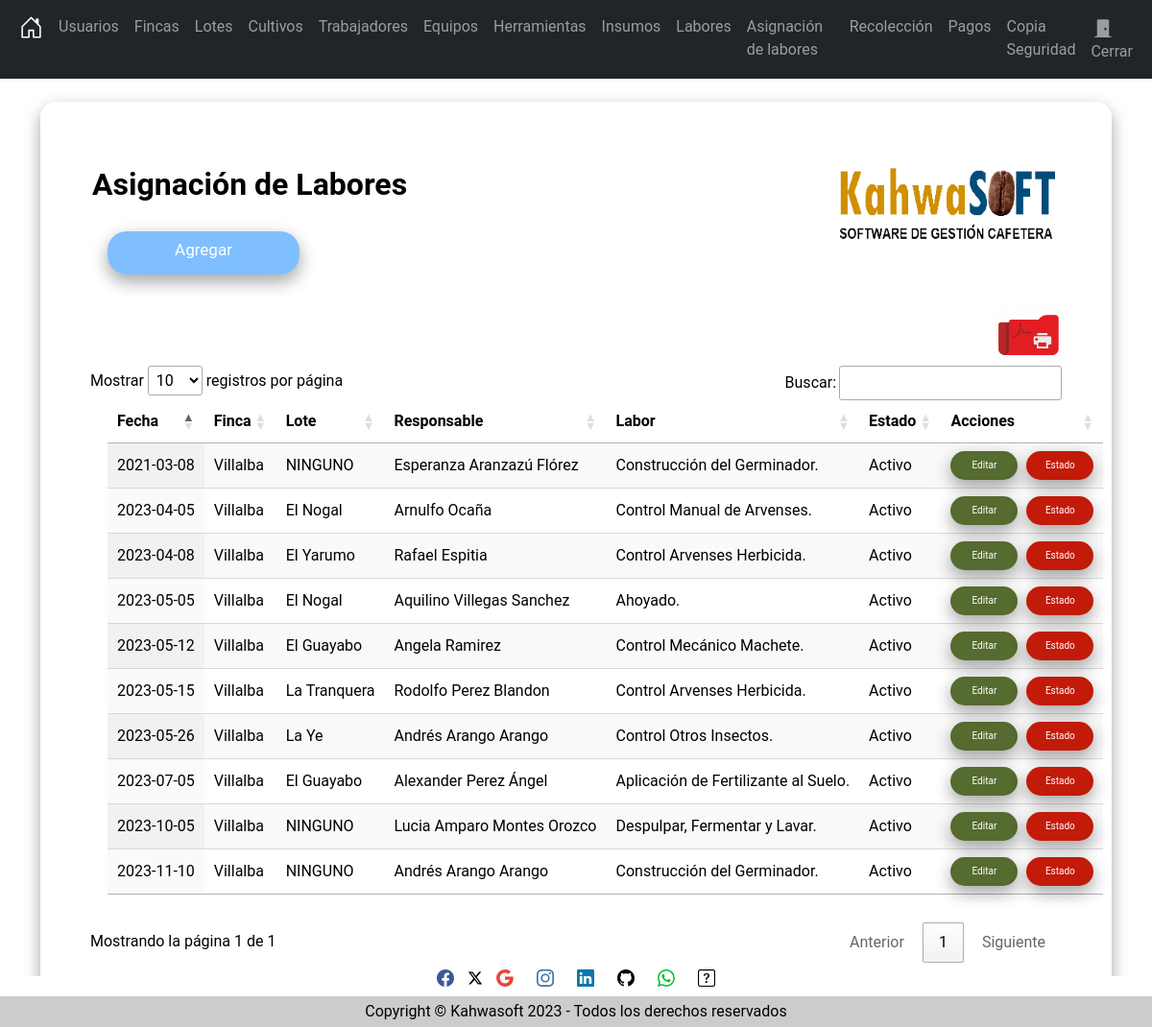
Screenshot of /secciones/PlantillaDeTareas/index.php (signed in) with the database file from the repository.
### tables this page shows
CREATE TABLE `plantillalabores` (
  `Id` int(11) NOT NULL,
  `FechaDeAsignacion` date NOT NULL,
  `Encargado` int(11) NOT NULL,
  `Finca` int(11) NOT NULL,
  `Lote` int(11) NOT NULL,
  `Labor` int(11) NOT NULL,
  `Estado` tinyint(1) NOT NULL
);

### secciones/PlantillaDeTareas/index.php (the view, shortened to what this page needs)
<?php
include("../../bd.php");
$sentencia = $conexion->prepare("SELECT *, (SELECT Nombre FROM trabajadores where trabajadores.Id = plantillalabores.Encargado) as empleado,
	(SELECT Nombredelpredio FROM finca where finca.id = plantillalabores.Finca) as FincaDeTrabajo,
	(SELECT NombreLote FROM lote where lote.Id = plantillalabores.Lote) as LoteDeTrabajo,
	(SELECT labor FROM labores WHERE labores.Id = plantillalabores.Labor) as LaborDeTrabajo
    FROM plantillalabores");
$sentencia->execute();
$asignaciondetareas = $sentencia->fetchall(PDO::FETCH_ASSOC);
?>
<?php include("../../templates/header.php"); ?>
<br />
<div class="card">
    <div class="content">
        <div class="title">
            <h2 id="Titulo"><strong>Asignación de Labores</strong><img src="../../Img/Logo.png" width="230" height="80" align="right"></h2>
        </div>
        <div class="card-body">
            <a name="" id="btncrear" class="btn" title="Agregar" href="crear.php" role="button">Agregar</a>
            <div class="table-responsive-sm">
                <table id="tabla_id" class="display nowrap" style="width:100%">
                    <thead>
                        <tr>
                            <th scope="col">Fecha</th>
                            <th scope="col">Finca</th>
                            <th scope="col">Lote</th>
                            <th scope="col">Responsable</th>
                            <th scope="col">Labor</th>
                            <th scope="col">Estado</th>
                            <th scope="col">Acciones</th>
                        </tr>
                    </thead>
                    <div> <a href="../../secciones/PlantillaDeTareas/reportePDF.php"><img src="../../Img/ImpresoraPDF.png" width="70" height="60" align="right" title="Exportar a PDF" href=""></a>
                    </div>
                    <tbody>
                        <?php foreach ($asignaciondetareas as $tarea) { ?>
                            <tr class="">
                                <td scope="row"><?php echo $tarea['FechaDeAsignacion']; ?></td>
                                <td scope="row"><?php echo $tarea['FincaDeTrabajo']; ?></td>
                                <td scope="row"><?php echo $tarea['LoteDeTrabajo']; ?></td>
                                <td scope="row"><?php echo $tarea['empleado']; ?></td>
                                <td scope="row"><?php echo $tarea['LaborDeTrabajo']; ?></td>
                                <?php if ($tarea['Estado'] == 1) { ?>
                                    <td>Activo</td>
                                <?php } ?>
                                <td> <a id="editar" class="btn" title="Editar" href="editar.php?txtID=<?php echo $tarea['Id']; ?>" role="button">Editar</a>
                                    <a id="borrar" class="btn" title="Estado" href="javascript:borrar(<?php echo $tarea['Id']; ?>);" role="button">Estado</a>
                                </td>
                            </tr>
                        <?php } ?>
                    </tbody>
                </table>
            </div>
        </div>
    </div>
</div>
<?php include("../../templates/footer.php"); ?>
<?php include("../../templates/socfooter.php"); ?>

### Css/Styles.css (style rules this page uses)
body { margin-bottom: 60px; margin: 0; padding: 0; background-image: url(../Img/Fondo.png); background-repeat: no-repeat; background-attachment: fixed; background-size: 100% 100%; font-family: "Roboto", "sans-serif"; height: 100vh; }
.card { width: 100%; max-width: 400%; color: #000000; padding: 50px 35px; border: 1px solid rgba(255, 255, 255, 0.7); background: rgba(255, 255, 255, 0.7); border-radius: 16px; box-shadow: 0 8px 16px 0 rgba(0, 0, 0, 0.2), 0 6px 20px 0 rgba(0, 0, 0, 0.19); }
#btncrear { margin-top: 30px; background: rgba(0, 128, 255, 0.5); border-radius: 20px; box-shadow: 5px 5px #b2babb; color: white; width: 200px; height: 45px; font-size: 17px; margin-top: 5px; margin-right: 5px; margin-bottom: 35px; margin-left: 18px; box-shadow: 0 8px 16px 0 rgba(0, 0, 0, 0.2), 0 6px 20px 0 rgba(0, 0, 0, 0.19); }
#Titulo { margin-top: 16px; margin-right: 20px; margin-bottom: 9px; margin-left: 18px; font-family: "Roboto", sans-serif; }
#editar { background: rgb(85, 107, 47); border-radius: 20px; box-shadow: 0 8px 16px 0 rgba(0, 0, 0, 0.2), 0 6px 20px 0 rgba(0, 0, 0, 0.19); color: white; width: 70px; height: 30px; font-size: 10px; margin-right: 5px; }
#borrar { background: #c21b09; border-radius: 20px; box-shadow: 0 8px 16px 0 rgba(0, 0, 0, 0.2), 0 6px 20px 0 rgba(0, 0, 0, 0.19); color: white; width: 70px; height: 30px; font-size: 10px; }
#tabla_id { margin-top: 16px; margin-right: 20px; margin-bottom: 25px; margin-left: 18px; }

### rows the page displays
plantillalabores: FechaDeAsignacion "2023-05-05", FincaDeTrabajo "Villalba", LoteDeTrabajo "El Nogal", empleado "Aquilino Villegas Sanchez", LaborDeTrabajo "Ahoyado.", Estado "Activo"
plantillalabores: FechaDeAsignacion "2023-04-05", FincaDeTrabajo "Villalba", LoteDeTrabajo "El Nogal", empleado "Arnulfo Ocaña", LaborDeTrabajo "Control Manual de Arvenses.", Estado "Activo"
plantillalabores: FechaDeAsignacion "2023-04-08", FincaDeTrabajo "Villalba", LoteDeTrabajo "El Yarumo", empleado "Rafael Espitia", LaborDeTrabajo "Control Arvenses Herbicida.", Estado "Activo"
plantillalabores: FechaDeAsignacion "2023-05-12", FincaDeTrabajo "Villalba", LoteDeTrabajo "El Guayabo", empleado "Angela Ramirez", LaborDeTrabajo "Control Mecánico Machete.", Estado "Activo"
plantillalabores: FechaDeAsignacion "2023-05-15", FincaDeTrabajo "Villalba", LoteDeTrabajo "La Tranquera", empleado "Rodolfo Perez Blandon", LaborDeTrabajo "Control Arvenses Herbicida.", Estado "Activo"
plantillalabores: FechaDeAsignacion "2023-05-26", FincaDeTrabajo "Villalba", LoteDeTrabajo "La Ye", empleado "Andrés Arango Arango", LaborDeTrabajo "Control Otros Insectos.", Estado "Activo"
plantillalabores: FechaDeAsignacion "2023-07-05", FincaDeTrabajo "Villalba", LoteDeTrabajo "El Guayabo", empleado "Alexander Perez Ángel", LaborDeTrabajo "Aplicación de Fertilizante al Suelo.", Estado "Activo"
plantillalabores: FechaDeAsignacion "2021-03-08", FincaDeTrabajo "Villalba", LoteDeTrabajo "NINGUNO", empleado "Esperanza Aranzazú Flórez", LaborDeTrabajo "Construcción del Germinador.", Estado "Activo"
plantillalabores: FechaDeAsignacion "2023-10-05", FincaDeTrabajo "Villalba", LoteDeTrabajo "NINGUNO", empleado "Lucia Amparo Montes Orozco", LaborDeTrabajo "Despulpar, Fermentar y Lavar.", Estado "Activo"
plantillalabores: FechaDeAsignacion "2023-11-10", FincaDeTrabajo "Villalba", LoteDeTrabajo "NINGUNO", empleado "Andrés Arango Arango", LaborDeTrabajo "Construcción del Germinador.", Estado "Activo"
